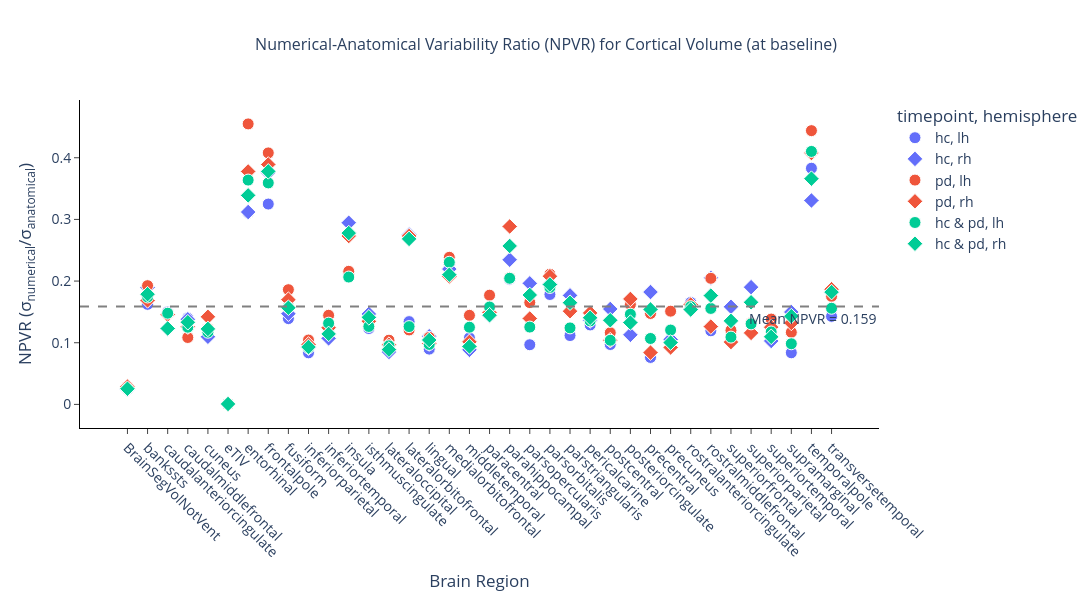
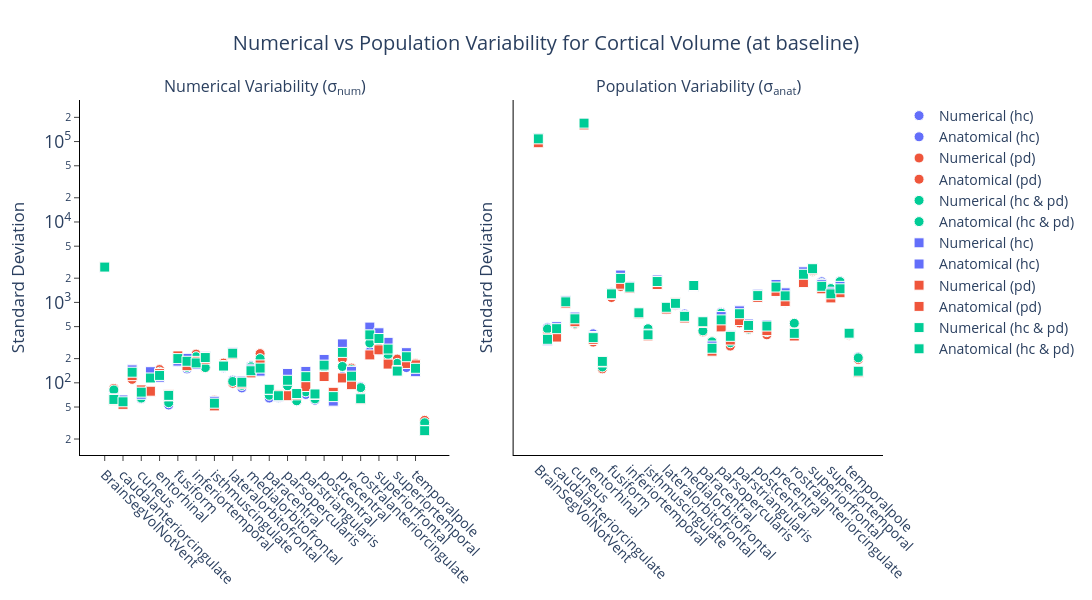

Here is the notebook cell these charts were saved with, in order:
### Markdown cell above
### Baseline HC+PD

### Code cell
pop_hc_baseline, pop_pd_baseline = get_population(df, df_cohort, visit="first")
pop_hc_followup, pop_pd_followup = get_population(df, df_cohort, visit="second")

pop_hc = pop_hc_baseline
pop_pd = pop_pd_baseline
pop_all = np.concatenate([pop_hc_baseline, pop_pd_baseline])

config = NpvrConfig(
    metric=METRIC,
    bilateral=False,
    change=False,
    csv_dir=csv_dir,
    figures_dir=figures_dir,
    regions_template=regions_template,
    anondir=anondir,
    title_suffix="Cortical",
    timepoint="baseline",
)

_ = generate_npvr(
    get_stats_metric=get_stats_metric,
    pop1=pop_hc,
    pop2=pop_pd,
    pop_all=pop_all,
    pop1_name="hc",
    pop2_name="pd",
    config=config,
)

pop_hc = pop_hc_followup
pop_pd = pop_pd_followup
pop_all = np.concatenate([pop_hc_followup, pop_pd_followup])

config = NpvrConfig(
    metric=METRIC,
    bilateral=False,
    change=False,
    csv_dir=csv_dir,
    figures_dir=figures_dir,
    regions_template=regions_template,
    anondir=anondir,
    title_suffix="Cortical",
    timepoint="followup",
)

_ = generate_npvr(
    get_stats_metric=get_stats_metric,
    pop1=pop_hc,
    pop2=pop_pd,
    pop_all=pop_all,
    pop1_name="hc",
    pop2_name="pd",
    config=config,
)

### Figure 1 — Plotly figure (JSON) as saved in the notebook; plotly's stock layout.template omitted (floating-point values rounded to 4 significant figures)
{"data": [{"customdata": [[2720.0, 109900.0], [78.32, 482.6], [58.82, 392.6], [138.2, 987.4], [63.2, 560.2], [137.5, 170000.0], [126.5, 406.8], [52.94, 162.9], [183.2, 1317.0], [148.8, 1781.0], [196.7, 1606.0], [155.9, 736.5], [58.13, 472.3], [154.4, 1756.0], [107.9, 804.1], [86.32, 963.0], [163.1, 718.2], [170.2, 1578.0], [64.57, 447.6], [64.95, 319.9], [72.97, 754.2], [59.17, 332.0], [71.69, 642.2], [60.58, 470.2], [123.9, 1276.0], [62.75, 435.4], [120.5, 1583.0], [138.8, 1308.0], [89.41, 541.4], [244.4, 2047.0], [253.2, 2487.0], [235.4, 1804.0], [153.4, 1485.0], [154.7, 1849.0], [154.2, 402.6], [29.88, 209.3]], "hovertemplate": "<b>%{hovertext}</b><br><br>timepoint=hc<br>hemisphere=lh<br>region=%{x}<br>NPVR=%{y:.3f}<br>num=%{customdata[0]:.2e}<br>anat=%{customdata[1]:.2e}<extra></extra>", "hovertext": ["BrainSegVolNotVent", "bankssts", "caudalanteriorcingulate", "caudalmiddlefrontal", "cuneus", "eTIV", "entorhinal", "frontalpole", "fusiform", "inferiorparietal", "inferiortemporal", "insula", "isthmuscingulate", "lateraloccipital", "lateralorbitofrontal", "lingual", "medialorbitofrontal", "middletemporal", "paracentral", "parahippocampal", "parsopercularis", "parsorbitalis", "parstriangularis", "pericalcarine", "postcentral", "posteriorcingulate", "precentral", "precuneus", "rostralanteriorcingulate", "rostralmiddlefrontal", "superiorfrontal", "superiorparietal", "superiortemporal", "supramarginal", "temporalpole", "transversetemporal"], "legendgroup": "hc, lh", "marker": {"color": "#636efa", "line": {"color": "white", "width": 1}, "size": 12, "symbol": "circle"}, "mode": "markers", "name": "hc, lh", "orientation": "v", "showlegend": true, "type": "scatter", "x": ["BrainSegVolNotVent", "bankssts", "caudalanteriorcingulate", "caudalmiddlefrontal", "cuneus", "eTIV", "entorhinal", "frontalpole", "fusiform", "inferiorparietal", "inferiortemporal", "insula", "isthmuscingulate", "lateraloccipital", "lateralorbitofrontal", "lingual", "medialorbitofrontal", "middletemporal", "paracentral", "parahippocampal", "parsopercularis", "parsorbitalis", "parstriangularis", "pericalcarine", "postcentral", "posteriorcingulate", "precentral", "precuneus", "rostralanteriorcingulate", "rostralmiddlefrontal", "superiorfrontal", "superiorparietal", "superiortemporal", "supramarginal", "temporalpole", "transversetemporal"], "xaxis": "x", "y": [0.02476, 0.1623, 0.1498, 0.14, 0.1128, 0.0008089, 0.3109, 0.3249, 0.1391, 0.08359, 0.1225, 0.2116, 0.1231, 0.08793, 0.1342, 0.08964, 0.227, 0.1079, 0.1443, 0.2031, 0.09675, 0.1782, 0.1116, 0.1288, 0.09712, 0.1441, 0.07616, 0.1061, 0.1652, 0.1194, 0.1018, 0.1305, 0.1033, 0.08366, 0.383, 0.1427], "yaxis": "y"}, {"customdata": [[2720.0, 109900.0], [63.29, 334.1], [61.22, 498.9], [144.9, 1049.0], [72.04, 656.8], [137.5, 170000.0], [117.4, 376.3], [68.86, 183.4], [186.0, 1264.0], [201.4, 2188.0], [169.8, 1585.0], [213.3, 724.0], [58.97, 402.2], [161.5, 1898.0], [239.4, 869.1], [105.0, 950.1], [147.7, 673.0], [139.6, 1578.0], [82.49, 573.5], [67.24, 286.6], [130.8, 666.4], [75.75, 389.1], [138.7, 784.6], [73.34, 538.6], [195.5, 1263.0], [59.15, 524.1], [304.8, 1673.0], [138.7, 1316.0], [64.64, 414.0], [492.7, 2401.0], [419.0, 2648.0], [318.6, 1676.0], [137.7, 1338.0], [237.1, 1583.0], [137.4, 415.5], [25.57, 140.6]], "hovertemplate": "<b>%{hovertext}</b><br><br>timepoint=hc<br>hemisphere=rh<br>region=%{x}<br>NPVR=%{y:.3f}<br>num=%{customdata[0]:.2e}<br>anat=%{customdata[1]:.2e}<extra></extra>", "hovertext": ["BrainSegVolNotVent", "bankssts", "caudalanteriorcingulate", "caudalmiddlefrontal", "cuneus", "eTIV", "entorhinal", "frontalpole", "fusiform", "inferiorparietal", "inferiortemporal", "insula", "isthmuscingulate", "lateraloccipital", "lateralorbitofrontal", "lingual", "medialorbitofrontal", "middletemporal", "paracentral", "parahippocampal", "parsopercularis", "parsorbitalis", "parstriangularis", "pericalcarine", "postcentral", "posteriorcingulate", "precentral", "precuneus", "rostralanteriorcingulate", "rostralmiddlefrontal", "superiorfrontal", "superiorparietal", "superiortemporal", "supramarginal", "temporalpole", "transversetemporal"], "legendgroup": "hc, rh", "marker": {"color": "#636efa", "line": {"color": "white", "width": 1}, "size": 12, "symbol": "diamond"}, "mode": "markers", "name": "hc, rh", "orientation": "v", "showlegend": true, "type": "scatter", "x": ["BrainSegVolNotVent", "bankssts", "caudalanteriorcingulate", "caudalmiddlefrontal", "cuneus", "eTIV", "entorhinal", "frontalpole", "fusiform", "inferiorparietal", "inferiortemporal", "insula", "isthmuscingulate", "lateraloccipital", "lateralorbitofrontal", "lingual", "medialorbitofrontal", "middletemporal", "paracentral", "parahippocampal", "parsopercularis", "parsorbitalis", "parstriangularis", "pericalcarine", "postcentral", "posteriorcingulate", "precentral", "precuneus", "rostralanteriorcingulate", "rostralmiddlefrontal", "superiorfrontal", "superiorparietal", "superiortemporal", "supramarginal", "temporalpole", "transversetemporal"], "xaxis": "x", "y": [0.02476, 0.1895, 0.1227, 0.1381, 0.1097, 0.0008089, 0.312, 0.3755, 0.1471, 0.09208, 0.1071, 0.2946, 0.1466, 0.08508, 0.2755, 0.1105, 0.2195, 0.08847, 0.1438, 0.2346, 0.1963, 0.1947, 0.1768, 0.1362, 0.1548, 0.1129, 0.1822, 0.1054, 0.1561, 0.2052, 0.1582, 0.1901, 0.1029, 0.1498, 0.3307, 0.1819], "yaxis": "y"}, {"customdata": [[2783.0, 96660.0], [85.24, 442.7], [59.4, 405.2], [110.4, 1018.0], [66.09, 536.5], [78.64, 161000.0], [146.0, 320.9], [60.81, 149.1], [213.8, 1149.0], [164.6, 1577.0], [227.4, 1574.0], [153.3, 710.6], [61.12, 457.5], [175.8, 1688.0], [98.59, 816.4], [100.0, 921.1], [152.4, 639.0], [230.8, 1598.0], [76.07, 429.5], [67.62, 329.1], [110.8, 671.4], [60.43, 286.2], [83.67, 556.1], [66.07, 458.8], [137.0, 1180.0], [63.96, 395.1], [197.4, 1338.0], [152.4, 1008.0], [84.23, 540.4], [380.7, 1862.0], [291.8, 2427.0], [210.0, 1592.0], [197.4, 1426.0], [203.6, 1740.0], [173.9, 391.6], [34.15, 194.7]], "hovertemplate": "<b>%{hovertext}</b><br><br>timepoint=pd<br>hemisphere=lh<br>region=%{x}<br>NPVR=%{y:.3f}<br>num=%{customdata[0]:.2e}<br>anat=%{customdata[1]:.2e}<extra></extra>", "hovertext": ["BrainSegVolNotVent", "bankssts", "caudalanteriorcingulate", "caudalmiddlefrontal", "cuneus", "eTIV", "entorhinal", "frontalpole", "fusiform", "inferiorparietal", "inferiortemporal", "insula", "isthmuscingulate", "lateraloccipital", "lateralorbitofrontal", "lingual", "medialorbitofrontal", "middletemporal", "paracentral", "parahippocampal", "parsopercularis", "parsorbitalis", "parstriangularis", "pericalcarine", "postcentral", "posteriorcingulate", "precentral", "precuneus", "rostralanteriorcingulate", "rostralmiddlefrontal", "superiorfrontal", "superiorparietal", "superiortemporal", "supramarginal", "temporalpole", "transversetemporal"], "legendgroup": "pd, lh", "marker": {"color": "#EF553B", "line": {"color": "white", "width": 1}, "size": 12, "symbol": "circle"}, "mode": "markers", "name": "pd, lh", "orientation": "v", "showlegend": true, "type": "scatter", "x": ["BrainSegVolNotVent", "bankssts", "caudalanteriorcingulate", "caudalmiddlefrontal", "cuneus", "eTIV", "entorhinal", "frontalpole", "fusiform", "inferiorparietal", "inferiortemporal", "insula", "isthmuscingulate", "lateraloccipital", "lateralorbitofrontal", "lingual", "medialorbitofrontal", "middletemporal", "paracentral", "parahippocampal", "parsopercularis", "parsorbitalis", "parstriangularis", "pericalcarine", "postcentral", "posteriorcingulate", "precentral", "precuneus", "rostralanteriorcingulate", "rostralmiddlefrontal", "superiorfrontal", "superiorparietal", "superiortemporal", "supramarginal", "temporalpole", "transversetemporal"], "xaxis": "x", "y": [0.02879, 0.1926, 0.1466, 0.1085, 0.1232, 0.0004884, 0.4549, 0.4079, 0.186, 0.1044, 0.1445, 0.2158, 0.1336, 0.1041, 0.1208, 0.1086, 0.2385, 0.1444, 0.1771, 0.2055, 0.1651, 0.2112, 0.1505, 0.144, 0.1161, 0.1619, 0.1475, 0.1512, 0.1559, 0.2044, 0.1202, 0.1319, 0.1384, 0.117, 0.4439, 0.1754], "yaxis": "y"}, {"customdata": [[2783.0, 96660.0], [60.63, 359.5], [53.94, 370.5], [122.8, 974.4], [81.69, 575.2], [78.64, 161000.0], [130.7, 345.9], [70.97, 182.4], [216.2, 1273.0], [163.4, 1682.0], [184.9, 1487.0], [197.2, 721.9], [51.64, 383.1], [161.5, 1667.0], [225.9, 826.9], [97.45, 987.4], [132.9, 640.3], [166.7, 1644.0], [83.92, 563.7], [71.38, 247.3], [69.09, 495.8], [70.85, 340.8], [89.95, 594.9], [71.85, 484.5], [119.7, 1149.0], [76.22, 445.7], [114.9, 1368.0], [94.82, 1026.0], [61.82, 381.9], [222.4, 1763.0], [257.1, 2543.0], [170.9, 1473.0], [142.5, 1137.0], [174.0, 1317.0], [167.2, 410.1], [25.17, 134.8]], "hovertemplate": "<b>%{hovertext}</b><br><br>timepoint=pd<br>hemisphere=rh<br>region=%{x}<br>NPVR=%{y:.3f}<br>num=%{customdata[0]:.2e}<br>anat=%{customdata[1]:.2e}<extra></extra>", "hovertext": ["BrainSegVolNotVent", "bankssts", "caudalanteriorcingulate", "caudalmiddlefrontal", "cuneus", "eTIV", "entorhinal", "frontalpole", "fusiform", "inferiorparietal", "inferiortemporal", "insula", "isthmuscingulate", "lateraloccipital", "lateralorbitofrontal", "lingual", "medialorbitofrontal", "middletemporal", "paracentral", "parahippocampal", "parsopercularis", "parsorbitalis", "parstriangularis", "pericalcarine", "postcentral", "posteriorcingulate", "precentral", "precuneus", "rostralanteriorcingulate", "rostralmiddlefrontal", "superiorfrontal", "superiorparietal", "superiortemporal", "supramarginal", "temporalpole", "transversetemporal"], "legendgroup": "pd, rh", "marker": {"color": "#EF553B", "line": {"color": "white", "width": 1}, "size": 12, "symbol": "diamond"}, "mode": "markers", "name": "pd, rh", "orientation": "v", "showlegend": true, "type": "scatter", "x": ["BrainSegVolNotVent", "bankssts", "caudalanteriorcingulate", "caudalmiddlefrontal", "cuneus", "eTIV", "entorhinal", "frontalpole", "fusiform", "inferiorparietal", "inferiortemporal", "insula", "isthmuscingulate", "lateraloccipital", "lateralorbitofrontal", "lingual", "medialorbitofrontal", "middletemporal", "paracentral", "parahippocampal", "parsopercularis", "parsorbitalis", "parstriangularis", "pericalcarine", "postcentral", "posteriorcingulate", "precentral", "precuneus", "rostralanteriorcingulate", "rostralmiddlefrontal", "superiorfrontal", "superiorparietal", "superiortemporal", "supramarginal", "temporalpole", "transversetemporal"], "xaxis": "x", "y": [0.02879, 0.1687, 0.1456, 0.126, 0.142, 0.0004884, 0.3778, 0.3891, 0.1699, 0.09716, 0.1243, 0.2731, 0.1348, 0.09688, 0.2732, 0.0987, 0.2076, 0.1014, 0.1489, 0.2886, 0.1393, 0.2079, 0.1512, 0.1483, 0.1041, 0.171, 0.08402, 0.09237, 0.1619, 0.1262, 0.1011, 0.116, 0.1253, 0.1321, 0.4077, 0.1868], "yaxis": "y"}, {"customdata": [[2748.0, 108100.0], [81.5, 467.9], [59.08, 399.4], [126.5, 1010.0], [64.52, 551.0], [114.8, 169500.0], [135.6, 372.7], [56.61, 157.6], [197.5, 1258.0], [156.1, 1703.0], [211.1, 1602.0], [154.7, 749.3], [59.5, 470.8], [164.4, 1729.0], [103.8, 823.2], [92.74, 953.3], [158.4, 687.0], [199.8, 1596.0], [69.97, 443.0], [66.17, 323.5], [91.94, 733.2], [59.74, 314.9], [77.31, 623.1], [63.1, 465.9], [130.0, 1250.0], [63.3, 432.7], [159.7, 1494.0], [145.0, 1203.0], [87.12, 549.7], [313.1, 2012.0], [271.2, 2485.0], [224.3, 1717.0], [174.5, 1486.0], [178.3, 1814.0], [163.3, 398.1], [31.87, 204.4]], "hovertemplate": "<b>%{hovertext}</b><br><br>timepoint=hc & pd<br>hemisphere=lh<br>region=%{x}<br>NPVR=%{y:.3f}<br>num=%{customdata[0]:.2e}<br>anat=%{customdata[1]:.2e}<extra></extra>", "hovertext": ["BrainSegVolNotVent", "bankssts", "caudalanteriorcingulate", "caudalmiddlefrontal", "cuneus", "eTIV", "entorhinal", "frontalpole", "fusiform", "inferiorparietal", "inferiortemporal", "insula", "isthmuscingulate", "lateraloccipital", "lateralorbitofrontal", "lingual", "medialorbitofrontal", "middletemporal", "paracentral", "parahippocampal", "parsopercularis", "parsorbitalis", "parstriangularis", "pericalcarine", "postcentral", "posteriorcingulate", "precentral", "precuneus", "rostralanteriorcingulate", "rostralmiddlefrontal", "superiorfrontal", "superiorparietal", "superiortemporal", "supramarginal", "temporalpole", "transversetemporal"], "legendgroup": "hc & pd, lh", "marker": {"color": "#00cc96", "line": {"color": "white", "width": 1}, "size": 12, "symbol": "circle"}, "mode": "markers", "name": "hc & pd, lh", "orientation": "v", "showlegend": true, "type": "scatter", "x": ["BrainSegVolNotVent", "bankssts", "caudalanteriorcingulate", "caudalmiddlefrontal", "cuneus", "eTIV", "entorhinal", "frontalpole", "fusiform", "inferiorparietal", "inferiortemporal", "insula", "isthmuscingulate", "lateraloccipital", "lateralorbitofrontal", "lingual", "medialorbitofrontal", "middletemporal", "paracentral", "parahippocampal", "parsopercularis", "parsorbitalis", "parstriangularis", "pericalcarine", "postcentral", "posteriorcingulate", "precentral", "precuneus", "rostralanteriorcingulate", "rostralmiddlefrontal", "superiorfrontal", "superiorparietal", "superiortemporal", "supramarginal", "temporalpole", "transversetemporal"], "xaxis": "x", "y": [0.02543, 0.1742, 0.1479, 0.1252, 0.1171, 0.0006775, 0.3638, 0.3592, 0.1571, 0.09167, 0.1317, 0.2065, 0.1264, 0.09504, 0.1261, 0.09728, 0.2305, 0.1252, 0.158, 0.2045, 0.1254, 0.1897, 0.1241, 0.1354, 0.104, 0.1463, 0.1069, 0.1206, 0.1585, 0.1556, 0.1091, 0.1306, 0.1175, 0.0983, 0.4102, 0.1559], "yaxis": "y"}, {"customdata": [[2748.0, 108100.0], [62.11, 347.5], [58.06, 471.5], [135.4, 1016.0], [76.53, 625.2], [114.8, 169500.0], [123.6, 364.5], [69.82, 184.7], [200.1, 1277.0], [185.3, 1990.0], [176.7, 1546.0], [206.2, 742.2], [55.79, 395.2], [161.5, 1817.0], [233.4, 869.7], [101.7, 973.6], [141.3, 671.6], [152.4, 1622.0], [83.14, 574.7], [69.13, 269.1], [107.6, 606.3], [73.59, 378.6], [119.3, 723.2], [72.67, 517.3], [165.7, 1214.0], [67.36, 507.7], [238.9, 1552.0], [121.0, 1207.0], [63.39, 412.3], [394.8, 2238.0], [355.5, 2624.0], [262.7, 1586.0], [139.9, 1277.0], [211.1, 1476.0], [151.5, 413.9], [25.39, 139.4]], "hovertemplate": "<b>%{hovertext}</b><br><br>timepoint=hc & pd<br>hemisphere=rh<br>region=%{x}<br>NPVR=%{y:.3f}<br>num=%{customdata[0]:.2e}<br>anat=%{customdata[1]:.2e}<extra></extra>", "hovertext": ["BrainSegVolNotVent", "bankssts", "caudalanteriorcingulate", "caudalmiddlefrontal", "cuneus", "eTIV", "entorhinal", "frontalpole", "fusiform", "inferiorparietal", "inferiortemporal", "insula", "isthmuscingulate", "lateraloccipital", "lateralorbitofrontal", "lingual", "medialorbitofrontal", "middletemporal", "paracentral", "parahippocampal", "parsopercularis", "parsorbitalis", "parstriangularis", "pericalcarine", "postcentral", "posteriorcingulate", "precentral", "precuneus", "rostralanteriorcingulate", "rostralmiddlefrontal", "superiorfrontal", "superiorparietal", "superiortemporal", "supramarginal", "temporalpole", "transversetemporal"], "legendgroup": "hc & pd, rh", "marker": {"color": "#00cc96", "line": {"color": "white", "width": 1}, "size": 12, "symbol": "diamond"}, "mode": "markers", "name": "hc & pd, rh", "orientation": "v", "showlegend": true, "type": "scatter", "x": ["BrainSegVolNotVent", "bankssts", "caudalanteriorcingulate", "caudalmiddlefrontal", "cuneus", "eTIV", "entorhinal", "frontalpole", "fusiform", "inferiorparietal", "inferiortemporal", "insula", "isthmuscingulate", "lateraloccipital", "lateralorbitofrontal", "lingual", "medialorbitofrontal", "middletemporal", "paracentral", "parahippocampal", "parsopercularis", "parsorbitalis", "parstriangularis", "pericalcarine", "postcentral", "posteriorcingulate", "precentral", "precuneus", "rostralanteriorcingulate", "rostralmiddlefrontal", "superiorfrontal", "superiorparietal", "superiortemporal", "supramarginal", "temporalpole", "transversetemporal"], "xaxis": "x", "y": [0.02543, 0.1787, 0.1231, 0.1332, 0.1224, 0.0006775, 0.339, 0.3779, 0.1568, 0.09311, 0.1143, 0.2778, 0.1412, 0.08889, 0.2684, 0.1045, 0.2103, 0.09397, 0.1447, 0.2569, 0.1774, 0.1944, 0.1649, 0.1405, 0.1365, 0.1327, 0.154, 0.1003, 0.1537, 0.1764, 0.1355, 0.1656, 0.1096, 0.143, 0.3661, 0.1821], "yaxis": "y"}], "layout": {"annotations": [{"showarrow": false, "text": "Mean NPVR = 0.159", "x": 1, "xanchor": "right", "xref": "x domain", "y": 0.1587, "yanchor": "top", "yref": "y"}], "font": {"size": 14}, "height": 600, "legend": {"title": {"text": "timepoint, hemisphere"}, "tracegroupgap": 0}, "plot_bgcolor": "white", "shapes": [{"line": {"color": "gray", "dash": "dash"}, "type": "line", "x0": 0, "x1": 1, "xref": "x domain", "y0": 0.1587, "y1": 0.1587, "yref": "y"}], "title": {"font": {"size": 16}, "text": "Numerical-Anatomical Variability Ratio (NPVR) for Cortical Volume (at baseline)", "x": 0.5}, "width": 1400, "xaxis": {"anchor": "y", "domain": [0.0, 1.0], "linecolor": "black", "linewidth": 1, "showline": true, "tickangle": 45, "ticks": "outside", "title": {"text": "Brain Region"}}, "yaxis": {"anchor": "x", "domain": [0.0, 1.0], "exponentformat": "power", "linecolor": "black", "linewidth": 1, "showline": true, "ticks": "outside", "title": {"text": "NPVR (σ<sub>numerical</sub>/σ<sub>anatomical</sub>)"}}}}

### Figure 2 — Plotly figure (JSON) as saved in the notebook; plotly's stock layout.template omitted (floating-point values rounded to 4 significant figures)
{"data": [{"marker": {"color": "#636EFA", "line": {"color": "white", "width": 1}, "size": 10, "symbol": ["circle", "circle", "circle", "circle", "circle", "circle", "circle", "circle", "circle", "circle", "circle", "circle", "circle", "circle", "circle", "circle", "circle", "circle", "circle", "circle", "circle", "circle", "circle", "circle", "circle", "circle", "circle", "circle", "circle", "circle", "circle", "circle", "circle", "circle", "circle", "circle"]}, "mode": "markers", "name": "Numerical (hc)", "showlegend": true, "type": "scatter", "x": ["BrainSegVolNotVent", "bankssts", "caudalanteriorcingulate", "caudalmiddlefrontal", "cuneus", "eTIV", "entorhinal", "frontalpole", "fusiform", "inferiorparietal", "inferiortemporal", "insula", "isthmuscingulate", "lateraloccipital", "lateralorbitofrontal", "lingual", "medialorbitofrontal", "middletemporal", "paracentral", "parahippocampal", "parsopercularis", "parsorbitalis", "parstriangularis", "pericalcarine", "postcentral", "posteriorcingulate", "precentral", "precuneus", "rostralanteriorcingulate", "rostralmiddlefrontal", "superiorfrontal", "superiorparietal", "superiortemporal", "supramarginal", "temporalpole", "transversetemporal"], "xaxis": "x", "y": [2720.0, 78.32, 58.82, 138.2, 63.2, 137.5, 126.5, 52.94, 183.2, 148.8, 196.7, 155.9, 58.13, 154.4, 107.9, 86.32, 163.1, 170.2, 64.57, 64.95, 72.97, 59.17, 71.69, 60.58, 123.9, 62.75, 120.5, 138.8, 89.41, 244.4, 253.2, 235.4, 153.4, 154.7, 154.2, 29.88], "yaxis": "y"}, {"marker": {"color": "#636EFA", "line": {"color": "white", "width": 1}, "size": 10, "symbol": ["circle", "circle", "circle", "circle", "circle", "circle", "circle", "circle", "circle", "circle", "circle", "circle", "circle", "circle", "circle", "circle", "circle", "circle", "circle", "circle", "circle", "circle", "circle", "circle", "circle", "circle", "circle", "circle", "circle", "circle", "circle", "circle", "circle", "circle", "circle", "circle"]}, "mode": "markers", "name": "Anatomical (hc)", "showlegend": true, "type": "scatter", "x": ["BrainSegVolNotVent", "bankssts", "caudalanteriorcingulate", "caudalmiddlefrontal", "cuneus", "eTIV", "entorhinal", "frontalpole", "fusiform", "inferiorparietal", "inferiortemporal", "insula", "isthmuscingulate", "lateraloccipital", "lateralorbitofrontal", "lingual", "medialorbitofrontal", "middletemporal", "paracentral", "parahippocampal", "parsopercularis", "parsorbitalis", "parstriangularis", "pericalcarine", "postcentral", "posteriorcingulate", "precentral", "precuneus", "rostralanteriorcingulate", "rostralmiddlefrontal", "superiorfrontal", "superiorparietal", "superiortemporal", "supramarginal", "temporalpole", "transversetemporal"], "xaxis": "x2", "y": [109900.0, 482.6, 392.6, 987.4, 560.2, 170000.0, 406.8, 162.9, 1317.0, 1781.0, 1606.0, 736.5, 472.3, 1756.0, 804.1, 963.0, 718.2, 1578.0, 447.6, 319.9, 754.2, 332.0, 642.2, 470.2, 1276.0, 435.4, 1583.0, 1308.0, 541.4, 2047.0, 2487.0, 1804.0, 1485.0, 1849.0, 402.6, 209.3], "yaxis": "y2"}, {"marker": {"color": "#EF553B", "line": {"color": "white", "width": 1}, "size": 10, "symbol": ["circle", "circle", "circle", "circle", "circle", "circle", "circle", "circle", "circle", "circle", "circle", "circle", "circle", "circle", "circle", "circle", "circle", "circle", "circle", "circle", "circle", "circle", "circle", "circle", "circle", "circle", "circle", "circle", "circle", "circle", "circle", "circle", "circle", "circle", "circle", "circle"]}, "mode": "markers", "name": "Numerical (pd)", "showlegend": true, "type": "scatter", "x": ["BrainSegVolNotVent", "bankssts", "caudalanteriorcingulate", "caudalmiddlefrontal", "cuneus", "eTIV", "entorhinal", "frontalpole", "fusiform", "inferiorparietal", "inferiortemporal", "insula", "isthmuscingulate", "lateraloccipital", "lateralorbitofrontal", "lingual", "medialorbitofrontal", "middletemporal", "paracentral", "parahippocampal", "parsopercularis", "parsorbitalis", "parstriangularis", "pericalcarine", "postcentral", "posteriorcingulate", "precentral", "precuneus", "rostralanteriorcingulate", "rostralmiddlefrontal", "superiorfrontal", "superiorparietal", "superiortemporal", "supramarginal", "temporalpole", "transversetemporal"], "xaxis": "x", "y": [2783.0, 85.24, 59.4, 110.4, 66.09, 78.64, 146.0, 60.81, 213.8, 164.6, 227.4, 153.3, 61.12, 175.8, 98.59, 100.0, 152.4, 230.8, 76.07, 67.62, 110.8, 60.43, 83.67, 66.07, 137.0, 63.96, 197.4, 152.4, 84.23, 380.7, 291.8, 210.0, 197.4, 203.6, 173.9, 34.15], "yaxis": "y"}, {"marker": {"color": "#EF553B", "line": {"color": "white", "width": 1}, "size": 10, "symbol": ["circle", "circle", "circle", "circle", "circle", "circle", "circle", "circle", "circle", "circle", "circle", "circle", "circle", "circle", "circle", "circle", "circle", "circle", "circle", "circle", "circle", "circle", "circle", "circle", "circle", "circle", "circle", "circle", "circle", "circle", "circle", "circle", "circle", "circle", "circle", "circle"]}, "mode": "markers", "name": "Anatomical (pd)", "showlegend": true, "type": "scatter", "x": ["BrainSegVolNotVent", "bankssts", "caudalanteriorcingulate", "caudalmiddlefrontal", "cuneus", "eTIV", "entorhinal", "frontalpole", "fusiform", "inferiorparietal", "inferiortemporal", "insula", "isthmuscingulate", "lateraloccipital", "lateralorbitofrontal", "lingual", "medialorbitofrontal", "middletemporal", "paracentral", "parahippocampal", "parsopercularis", "parsorbitalis", "parstriangularis", "pericalcarine", "postcentral", "posteriorcingulate", "precentral", "precuneus", "rostralanteriorcingulate", "rostralmiddlefrontal", "superiorfrontal", "superiorparietal", "superiortemporal", "supramarginal", "temporalpole", "transversetemporal"], "xaxis": "x2", "y": [96660.0, 442.7, 405.2, 1018.0, 536.5, 161000.0, 320.9, 149.1, 1149.0, 1577.0, 1574.0, 710.6, 457.5, 1688.0, 816.4, 921.1, 639.0, 1598.0, 429.5, 329.1, 671.4, 286.2, 556.1, 458.8, 1180.0, 395.1, 1338.0, 1008.0, 540.4, 1862.0, 2427.0, 1592.0, 1426.0, 1740.0, 391.6, 194.7], "yaxis": "y2"}, {"marker": {"color": "#00CC96", "line": {"color": "white", "width": 1}, "size": 10, "symbol": ["circle", "circle", "circle", "circle", "circle", "circle", "circle", "circle", "circle", "circle", "circle", "circle", "circle", "circle", "circle", "circle", "circle", "circle", "circle", "circle", "circle", "circle", "circle", "circle", "circle", "circle", "circle", "circle", "circle", "circle", "circle", "circle", "circle", "circle", "circle", "circle"]}, "mode": "markers", "name": "Numerical (hc & pd)", "showlegend": true, "type": "scatter", "x": ["BrainSegVolNotVent", "bankssts", "caudalanteriorcingulate", "caudalmiddlefrontal", "cuneus", "eTIV", "entorhinal", "frontalpole", "fusiform", "inferiorparietal", "inferiortemporal", "insula", "isthmuscingulate", "lateraloccipital", "lateralorbitofrontal", "lingual", "medialorbitofrontal", "middletemporal", "paracentral", "parahippocampal", "parsopercularis", "parsorbitalis", "parstriangularis", "pericalcarine", "postcentral", "posteriorcingulate", "precentral", "precuneus", "rostralanteriorcingulate", "rostralmiddlefrontal", "superiorfrontal", "superiorparietal", "superiortemporal", "supramarginal", "temporalpole", "transversetemporal"], "xaxis": "x", "y": [2748.0, 81.5, 59.08, 126.5, 64.52, 114.8, 135.6, 56.61, 197.5, 156.1, 211.1, 154.7, 59.5, 164.4, 103.8, 92.74, 158.4, 199.8, 69.97, 66.17, 91.94, 59.74, 77.31, 63.1, 130.0, 63.3, 159.7, 145.0, 87.12, 313.1, 271.2, 224.3, 174.5, 178.3, 163.3, 31.87], "yaxis": "y"}, {"marker": {"color": "#00CC96", "line": {"color": "white", "width": 1}, "size": 10, "symbol": ["circle", "circle", "circle", "circle", "circle", "circle", "circle", "circle", "circle", "circle", "circle", "circle", "circle", "circle", "circle", "circle", "circle", "circle", "circle", "circle", "circle", "circle", "circle", "circle", "circle", "circle", "circle", "circle", "circle", "circle", "circle", "circle", "circle", "circle", "circle", "circle"]}, "mode": "markers", "name": "Anatomical (hc & pd)", "showlegend": true, "type": "scatter", "x": ["BrainSegVolNotVent", "bankssts", "caudalanteriorcingulate", "caudalmiddlefrontal", "cuneus", "eTIV", "entorhinal", "frontalpole", "fusiform", "inferiorparietal", "inferiortemporal", "insula", "isthmuscingulate", "lateraloccipital", "lateralorbitofrontal", "lingual", "medialorbitofrontal", "middletemporal", "paracentral", "parahippocampal", "parsopercularis", "parsorbitalis", "parstriangularis", "pericalcarine", "postcentral", "posteriorcingulate", "precentral", "precuneus", "rostralanteriorcingulate", "rostralmiddlefrontal", "superiorfrontal", "superiorparietal", "superiortemporal", "supramarginal", "temporalpole", "transversetemporal"], "xaxis": "x2", "y": [108100.0, 467.9, 399.4, 1010.0, 551.0, 169500.0, 372.7, 157.6, 1258.0, 1703.0, 1602.0, 749.3, 470.8, 1729.0, 823.2, 953.3, 687.0, 1596.0, 443.0, 323.5, 733.2, 314.9, 623.1, 465.9, 1250.0, 432.7, 1494.0, 1203.0, 549.7, 2012.0, 2485.0, 1717.0, 1486.0, 1814.0, 398.1, 204.4], "yaxis": "y2"}, {"marker": {"color": "#636EFA", "line": {"color": "white", "width": 1}, "size": 10, "symbol": ["square", "square", "square", "square", "square", "square", "square", "square", "square", "square", "square", "square", "square", "square", "square", "square", "square", "square", "square", "square", "square", "square", "square", "square", "square", "square", "square", "square", "square", "square", "square", "square", "square", "square", "square", "square"]}, "mode": "markers", "name": "Numerical (hc)", "showlegend": true, "type": "scatter", "x": ["BrainSegVolNotVent", "bankssts", "caudalanteriorcingulate", "caudalmiddlefrontal", "cuneus", "eTIV", "entorhinal", "frontalpole", "fusiform", "inferiorparietal", "inferiortemporal", "insula", "isthmuscingulate", "lateraloccipital", "lateralorbitofrontal", "lingual", "medialorbitofrontal", "middletemporal", "paracentral", "parahippocampal", "parsopercularis", "parsorbitalis", "parstriangularis", "pericalcarine", "postcentral", "posteriorcingulate", "precentral", "precuneus", "rostralanteriorcingulate", "rostralmiddlefrontal", "superiorfrontal", "superiorparietal", "superiortemporal", "supramarginal", "temporalpole", "transversetemporal"], "xaxis": "x", "y": [2720.0, 63.29, 61.22, 144.9, 72.04, 137.5, 117.4, 68.86, 186.0, 201.4, 169.8, 213.3, 58.97, 161.5, 239.4, 105.0, 147.7, 139.6, 82.49, 67.24, 130.8, 75.75, 138.7, 73.34, 195.5, 59.15, 304.8, 138.7, 64.64, 492.7, 419.0, 318.6, 137.7, 237.1, 137.4, 25.57], "yaxis": "y"}, {"marker": {"color": "#636EFA", "line": {"color": "white", "width": 1}, "size": 10, "symbol": ["square", "square", "square", "square", "square", "square", "square", "square", "square", "square", "square", "square", "square", "square", "square", "square", "square", "square", "square", "square", "square", "square", "square", "square", "square", "square", "square", "square", "square", "square", "square", "square", "square", "square", "square", "square"]}, "mode": "markers", "name": "Anatomical (hc)", "showlegend": true, "type": "scatter", "x": ["BrainSegVolNotVent", "bankssts", "caudalanteriorcingulate", "caudalmiddlefrontal", "cuneus", "eTIV", "entorhinal", "frontalpole", "fusiform", "inferiorparietal", "inferiortemporal", "insula", "isthmuscingulate", "lateraloccipital", "lateralorbitofrontal", "lingual", "medialorbitofrontal", "middletemporal", "paracentral", "parahippocampal", "parsopercularis", "parsorbitalis", "parstriangularis", "pericalcarine", "postcentral", "posteriorcingulate", "precentral", "precuneus", "rostralanteriorcingulate", "rostralmiddlefrontal", "superiorfrontal", "superiorparietal", "superiortemporal", "supramarginal", "temporalpole", "transversetemporal"], "xaxis": "x2", "y": [109900.0, 334.1, 498.9, 1049.0, 656.8, 170000.0, 376.3, 183.4, 1264.0, 2188.0, 1585.0, 724.0, 402.2, 1898.0, 869.1, 950.1, 673.0, 1578.0, 573.5, 286.6, 666.4, 389.1, 784.6, 538.6, 1263.0, 524.1, 1673.0, 1316.0, 414.0, 2401.0, 2648.0, 1676.0, 1338.0, 1583.0, 415.5, 140.6], "yaxis": "y2"}, {"marker": {"color": "#EF553B", "line": {"color": "white", "width": 1}, "size": 10, "symbol": ["square", "square", "square", "square", "square", "square", "square", "square", "square", "square", "square", "square", "square", "square", "square", "square", "square", "square", "square", "square", "square", "square", "square", "square", "square", "square", "square", "square", "square", "square", "square", "square", "square", "square", "square", "square"]}, "mode": "markers", "name": "Numerical (pd)", "showlegend": true, "type": "scatter", "x": ["BrainSegVolNotVent", "bankssts", "caudalanteriorcingulate", "caudalmiddlefrontal", "cuneus", "eTIV", "entorhinal", "frontalpole", "fusiform", "inferiorparietal", "inferiortemporal", "insula", "isthmuscingulate", "lateraloccipital", "lateralorbitofrontal", "lingual", "medialorbitofrontal", "middletemporal", "paracentral", "parahippocampal", "parsopercularis", "parsorbitalis", "parstriangularis", "pericalcarine", "postcentral", "posteriorcingulate", "precentral", "precuneus", "rostralanteriorcingulate", "rostralmiddlefrontal", "superiorfrontal", "superiorparietal", "superiortemporal", "supramarginal", "temporalpole", "transversetemporal"], "xaxis": "x", "y": [2783.0, 60.63, 53.94, 122.8, 81.69, 78.64, 130.7, 70.97, 216.2, 163.4, 184.9, 197.2, 51.64, 161.5, 225.9, 97.45, 132.9, 166.7, 83.92, 71.38, 69.09, 70.85, 89.95, 71.85, 119.7, 76.22, 114.9, 94.82, 61.82, 222.4, 257.1, 170.9, 142.5, 174.0, 167.2, 25.17], "yaxis": "y"}, {"marker": {"color": "#EF553B", "line": {"color": "white", "width": 1}, "size": 10, "symbol": ["square", "square", "square", "square", "square", "square", "square", "square", "square", "square", "square", "square", "square", "square", "square", "square", "square", "square", "square", "square", "square", "square", "square", "square", "square", "square", "square", "square", "square", "square", "square", "square", "square", "square", "square", "square"]}, "mode": "markers", "name": "Anatomical (pd)", "showlegend": true, "type": "scatter", "x": ["BrainSegVolNotVent", "bankssts", "caudalanteriorcingulate", "caudalmiddlefrontal", "cuneus", "eTIV", "entorhinal", "frontalpole", "fusiform", "inferiorparietal", "inferiortemporal", "insula", "isthmuscingulate", "lateraloccipital", "lateralorbitofrontal", "lingual", "medialorbitofrontal", "middletemporal", "paracentral", "parahippocampal", "parsopercularis", "parsorbitalis", "parstriangularis", "pericalcarine", "postcentral", "posteriorcingulate", "precentral", "precuneus", "rostralanteriorcingulate", "rostralmiddlefrontal", "superiorfrontal", "superiorparietal", "superiortemporal", "supramarginal", "temporalpole", "transversetemporal"], "xaxis": "x2", "y": [96660.0, 359.5, 370.5, 974.4, 575.2, 161000.0, 345.9, 182.4, 1273.0, 1682.0, 1487.0, 721.9, 383.1, 1667.0, 826.9, 987.4, 640.3, 1644.0, 563.7, 247.3, 495.8, 340.8, 594.9, 484.5, 1149.0, 445.7, 1368.0, 1026.0, 381.9, 1763.0, 2543.0, 1473.0, 1137.0, 1317.0, 410.1, 134.8], "yaxis": "y2"}, {"marker": {"color": "#00CC96", "line": {"color": "white", "width": 1}, "size": 10, "symbol": ["square", "square", "square", "square", "square", "square", "square", "square", "square", "square", "square", "square", "square", "square", "square", "square", "square", "square", "square", "square", "square", "square", "square", "square", "square", "square", "square", "square", "square", "square", "square", "square", "square", "square", "square", "square"]}, "mode": "markers", "name": "Numerical (hc & pd)", "showlegend": true, "type": "scatter", "x": ["BrainSegVolNotVent", "bankssts", "caudalanteriorcingulate", "caudalmiddlefrontal", "cuneus", "eTIV", "entorhinal", "frontalpole", "fusiform", "inferiorparietal", "inferiortemporal", "insula", "isthmuscingulate", "lateraloccipital", "lateralorbitofrontal", "lingual", "medialorbitofrontal", "middletemporal", "paracentral", "parahippocampal", "parsopercularis", "parsorbitalis", "parstriangularis", "pericalcarine", "postcentral", "posteriorcingulate", "precentral", "precuneus", "rostralanteriorcingulate", "rostralmiddlefrontal", "superiorfrontal", "superiorparietal", "superiortemporal", "supramarginal", "temporalpole", "transversetemporal"], "xaxis": "x", "y": [2748.0, 62.11, 58.06, 135.4, 76.53, 114.8, 123.6, 69.82, 200.1, 185.3, 176.7, 206.2, 55.79, 161.5, 233.4, 101.7, 141.3, 152.4, 83.14, 69.13, 107.6, 73.59, 119.3, 72.67, 165.7, 67.36, 238.9, 121.0, 63.39, 394.8, 355.5, 262.7, 139.9, 211.1, 151.5, 25.39], "yaxis": "y"}, {"marker": {"color": "#00CC96", "line": {"color": "white", "width": 1}, "size": 10, "symbol": ["square", "square", "square", "square", "square", "square", "square", "square", "square", "square", "square", "square", "square", "square", "square", "square", "square", "square", "square", "square", "square", "square", "square", "square", "square", "square", "square", "square", "square", "square", "square", "square", "square", "square", "square", "square"]}, "mode": "markers", "name": "Anatomical (hc & pd)", "showlegend": true, "type": "scatter", "x": ["BrainSegVolNotVent", "bankssts", "caudalanteriorcingulate", "caudalmiddlefrontal", "cuneus", "eTIV", "entorhinal", "frontalpole", "fusiform", "inferiorparietal", "inferiortemporal", "insula", "isthmuscingulate", "lateraloccipital", "lateralorbitofrontal", "lingual", "medialorbitofrontal", "middletemporal", "paracentral", "parahippocampal", "parsopercularis", "parsorbitalis", "parstriangularis", "pericalcarine", "postcentral", "posteriorcingulate", "precentral", "precuneus", "rostralanteriorcingulate", "rostralmiddlefrontal", "superiorfrontal", "superiorparietal", "superiortemporal", "supramarginal", "temporalpole", "transversetemporal"], "xaxis": "x2", "y": [108100.0, 347.5, 471.5, 1016.0, 625.2, 169500.0, 364.5, 184.7, 1277.0, 1990.0, 1546.0, 742.2, 395.2, 1817.0, 869.7, 973.6, 671.6, 1622.0, 574.7, 269.1, 606.3, 378.6, 723.2, 517.3, 1214.0, 507.7, 1552.0, 1207.0, 412.3, 2238.0, 2624.0, 1586.0, 1277.0, 1476.0, 413.9, 139.4], "yaxis": "y2"}], "layout": {"annotations": [{"font": {"size": 16}, "showarrow": false, "text": "Numerical Variability (σ<sub>num</sub>)", "x": 0.23, "xanchor": "center", "xref": "paper", "y": 1.0, "yanchor": "bottom", "yref": "paper"}, {"font": {"size": 16}, "showarrow": false, "text": "Population Variability (σ<sub>anat</sub>)", "x": 0.77, "xanchor": "center", "xref": "paper", "y": 1.0, "yanchor": "bottom", "yref": "paper"}], "font": {"size": 14}, "height": 600, "plot_bgcolor": "white", "title": {"text": "Numerical vs Population Variability for Cortical Volume (at baseline)", "x": 0.5}, "width": 1400, "xaxis": {"anchor": "y", "domain": [0.0, 0.46], "linecolor": "black", "linewidth": 1, "showline": true, "tickangle": 45, "ticks": "outside"}, "xaxis2": {"anchor": "y2", "domain": [0.54, 1.0], "linecolor": "black", "linewidth": 1, "showline": true, "tickangle": 45}, "yaxis": {"anchor": "x", "domain": [0.0, 1.0], "exponentformat": "power", "linecolor": "black", "linewidth": 1, "showline": true, "ticks": "outside", "title": {"text": "Standard Deviation"}, "type": "log"}, "yaxis2": {"anchor": "x2", "domain": [0.0, 1.0], "exponentformat": "power", "linecolor": "black", "linewidth": 1, "matches": "y", "showline": true, "showticklabels": false, "title": {"text": "Standard Deviation"}, "type": "log"}}}
